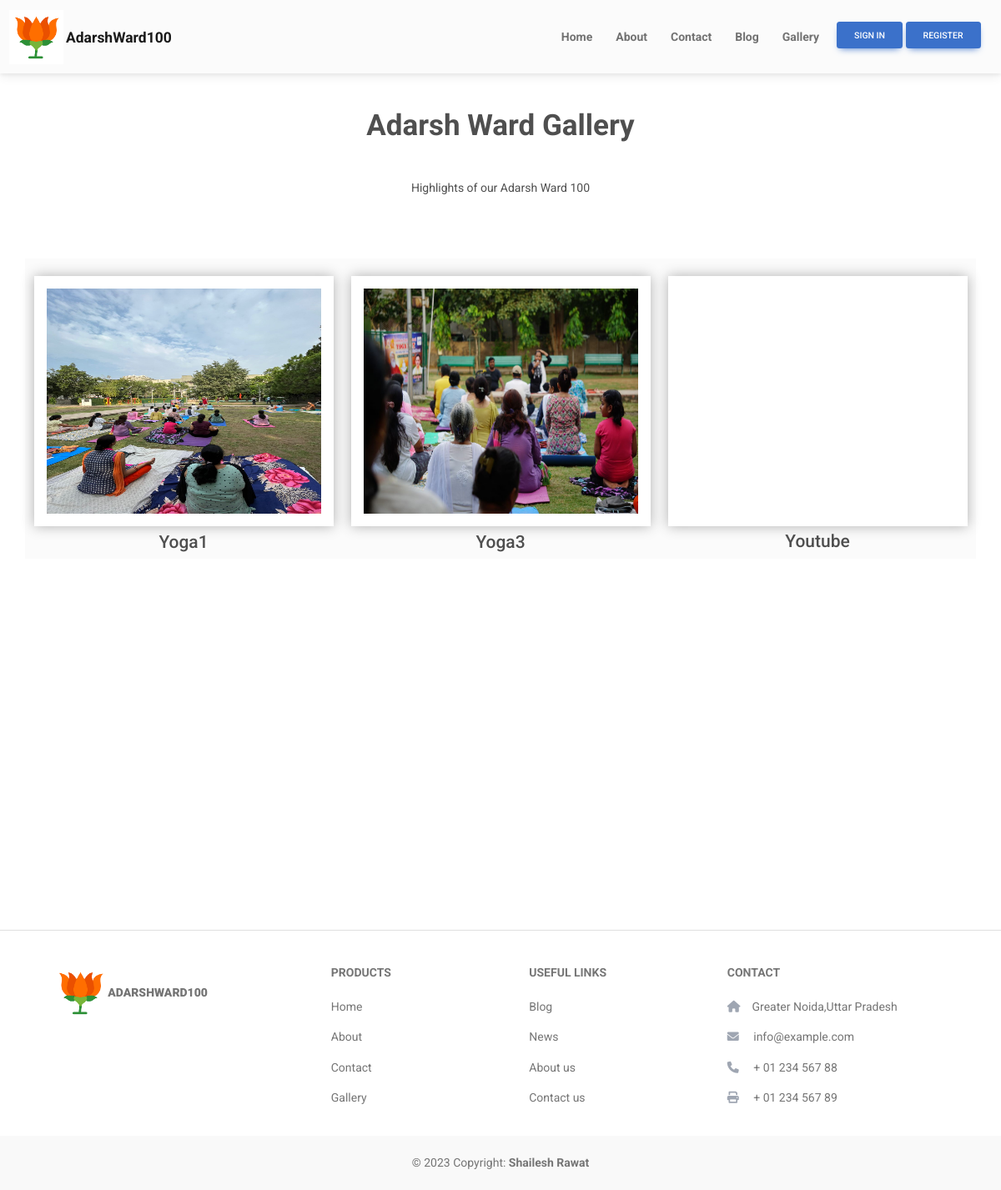
Page /gallery/ on the committed database.
### core/models.py (models this page shows, shortened)
class Navbar(models.Model):
    title = models.CharField(max_length=120)
    page = models.ForeignKey(Page, on_delete=models.CASCADE, related_name="page")
    sub_menu = models.ManyToManyField(Page, related_name="sub_menu", null=True, blank=True)

class Page(models.Model):
    title = models.CharField(max_length=120)
    urls = models.CharField(max_length=200)
    content = RichTextField()

class Gallery(models.Model):
    title = models.CharField(max_length=120)
    on_gallery = models.BooleanField(default=False)
    on_home_slider = models.BooleanField(default=False)
    embed_url = models.TextField(blank=True, null=True)
    image = models.ImageField(upload_to='gallery/', blank=True, null=True)
    class Meta:
        ordering = ['on_gallery']

### core/views.py (the view)
# urls.py: path('gallery/', views.gallery, name="gallery"),
def gallery(request):
    gallery = Gallery.objects.filter(on_gallery=True)
    page = Page.objects.filter(title="Gallery").first()
    context = {
        'gallery': gallery,
        'page': page
    }
    return render(request, 'gallery.html', context)

### core/context_processors.py (called while the page is built)
def navbar(request):
    nav_obj = Navbar.objects.all()
    return {'nav_obj': nav_obj}

### core/templates/gallery.html (shortened to what this page needs)
{% extends 'base.html' %}
{% load static %}
{% block content %}
<link rel="stylesheet" type="text/css" href="{% static 'assets/css/stylegallery.css' %}">
<header>
   <div class="container px-4 text-center mt-5">
     <h1 class="fw-bolder mb-5">Adarsh Ward Gallery</h1>
     <p class="lead">{{page.content|safe}}</p>
   </div>
 </header>
  <section class="gallery min-vh-100">
     <div class="container-lg bg-light">
        <div class="row gy-4 row-cols-1 row-cols-sm-2 row-cols-md-3">
         {% for gal in gallery %}
         {% if gal.image%}
           <div class="col">
              <img src="{{gal.image.url}}" class="gallery-item" name="{{gal.title}}" alt="gallery">
              <h4 class="text-center mt-2">{{gal.title|capfirst}}</h4>
           </div>
          {% endif %}
          {% if gal.embed_url %}
          <div class="col embed-video">
           {{gal.embed_url|safe}}
           <h4 class="text-center">{{gal.title|capfirst}}</h4>
          </div>
          {% endif %}
         {% endfor %}
        </div>
     </div>
  </section>
{% endblock content %}

### core/templates/base.html (shortened to what this page needs)
{% load static %}
<!doctype html>
<html lang="en">
<head>
  <link href="https://cdn.jsdelivr.net/npm/bootstrap@5.0.2/dist/css/bootstrap.min.css" rel="stylesheet">
  <link rel="stylesheet" href="{% static 'assets/css/style.css'%}">
  <link href="https://cdnjs.cloudflare.com/ajax/libs/mdb-ui-kit/6.3.0/mdb.min.css" rel="stylesheet" />
  <link
  href="https://cdnjs.cloudflare.com/ajax/libs/font-awesome/6.0.0/css/all.min.css"
  rel="stylesheet"
  />
  <link href="https://maxcdn.bootstrapcdn.com/font-awesome/4.7.0/css/font-awesome.min.css" rel="stylesheet" />
</head>
<body>
  <nav class="navbar navbar-expand-lg navbar-light bg-light">
    <div class="container-fluid">
      <a class="navbar-brand" href="/"><img src="{% static 'assets/img/logo/BJP.png' %}" alt="" height="65"
        class="d-inline-block align-text-top"><b>AdarshWard100</b></a>
      <div class="collapse navbar-collapse justify-content-end" id="navbarNav">
        <ul class="navbar-nav">
          {% for nav in nav_obj %}
          {% if nav.sub_menu.count == 0 %}
          <li class="nav-item me-3">
            <a class="nav-link" aria-current="page" href="{{nav.page.urls}}"><strong>{{nav.title|capfirst}}</strong></a>
          </li>
          {% endif %}
          {% endfor %}
          <li class="nav-item dropdown me-3">
            {% if user.is_authenticated %}
            <div class="dropdown">
              <button
                class="btn btn-primary dropdown-toggle"
                type="button"
                id="dropdownMenuButton"
                data-mdb-toggle="dropdown"
                aria-expanded="false"
              >
                <svg xmlns="http://www.w3.org/2000/svg" width="16" height="16" fill="currentColor" class="bi bi-person-circle" viewBox="0 0 16 16">
                <path d="M11 6a3 3 0 1 1-6 0 3 3 0 0 1 6 0z"></path>
                <path fill-rule="evenodd" d="M0 8a8 8 0 1 1 16 0A8 8 0 0 1 0 8zm8-7a7 7 0 0 0-5.468 11.37C3.242 11.226 4.805 10 8 10s4.757 1.225 5.468 2.37A7 7 0 0 0 8 1z"></path>
                </svg>
                {{user.first_name}}
              </button>
              <ul class="dropdown-menu" aria-labelledby="dropdownMenuButton">
                <li><a class="dropdown-item" href="/logout?redirect_to={{request.path}}">Logout</a></li>
              </ul>
            </div>
            {% else %}
            <button type="button" class="btn btn-primary" data-bs-toggle="modal" data-bs-target="#SignInModal">
              Sign In
            </button>
            <button type="button" class="btn btn-primary" data-bs-toggle="modal" data-bs-target="#SignUpModal">
              Register
            </button>
            {% endif %}
          </li>
        </ul>
      </div>
    </div>
  </nav>
  {% block content %}{% endblock content %}
<footer class="text-center text-lg-start bg-white text-muted">
  <section class="d-flex justify-content-center justify-content-lg-between p-4 border-bottom">
    <div class="me-5 d-none d-lg-block">
      <span>&nbsp;</span>
    </div>
  </section>
  <section class="">
    <div class="container text-center text-md-start mt-5">
      <div class="row mt-3">
        <div class="col-md-3 col-lg-4 col-xl-3 mx-auto mb-4">
          <h6 class="text-uppercase fw-bold mb-4">
            <a class="navbar-brand" href="/"><img src="{% static 'assets/img/logo/BJP.png' %}" alt="" height="65"
              class="d-inline-block align-text-top"><b>AdarshWard100</b></a>
          </h6>
        </div>
        <div class="col-md-2 col-lg-2 col-xl-2 mx-auto mb-4">
          <h6 class="text-uppercase fw-bold mb-4">
            Products
          </h6>
          <p>
            <a href="#!" class="text-reset">Home</a>
          </p>
          <p>
            <a href="#!" class="text-reset">About</a>
          </p>
          <p>
            <a href="#!" class="text-reset">Contact</a>
          </p>
          <p>
            <a href="#!" class="text-reset">Gallery</a>
          </p>
        </div>
        <div class="col-md-3 col-lg-2 col-xl-2 mx-auto mb-4">
          <h6 class="text-uppercase fw-bold mb-4">
            Useful links
          </h6>
          <p>
            <a href="#!" class="text-reset">Blog</a>
          </p>
          <p>
            <a href="#!" class="text-reset">News</a>
          </p>
          <p>
            <a href="#!" class="text-reset">About us</a>
          </p>
          <p>
            <a href="#!" class="text-reset">Contact us</a>
          </p>
        </div>
        <div class="col-md-4 col-lg-3 col-xl-3 mx-auto mb-md-0 mb-4">
          <h6 class="text-uppercase fw-bold mb-4">Contact</h6>
          <p><i class="fas fa-home me-3 text-secondary"></i>Greater Noida,Uttar Pradesh</p>
          <p>
            <i class="fas fa-envelope me-3 text-secondary"></i>
            info@example.com
          </p>
          <p><i class="fas fa-phone me-3 text-secondary"></i> + 01 234 567 88</p>
          <p><i class="fas fa-print me-3 text-secondary"></i> + 01 234 567 89</p>
        </div>
      </div>
    </div>
  </section>
  <div class="text-center p-4" style="background-color: rgba(0, 0, 0, 0.025);">
    © 2023 Copyright:
    <a class="text-reset fw-bold" href="https://github.com/ShailRT">Shailesh Rawat</a>
  </div>
</footer>
</body>
</html>

### static/assets/css/style.css (style rules this page uses)
html { font-family: 'Poppins' !important; font-size: 14px !important; line-height: 1.42857143; color: #333; cursor: default; }
body { margin-top: 20px; }
.container { margin-top: 15%; }
.embed-video iframe { background-color: #ffffff; padding: 15px; box-shadow: 0 0 15px rgba(0,0,0,0.3); cursor: pointer; height: 300px; width: 100%; }

### static/assets/css/stylegallery.css (style rules this page uses)
.gallery { padding: 80px 0; }
.gallery img { background-color: #ffffff; padding: 15px; width: 100%; box-shadow: 0 0 15px rgba(0,0,0,0.3); cursor: pointer; max-width: 100%; height: 300px; }

### rows in the picture
Navbar: title "Home"
Navbar: title "About"
Navbar: title "Contact"
Navbar: title "Blog"
Navbar: title "Gallery"
Page: content "Highlights of our Adarsh Ward 100"
Gallery: image (picture), title "Yoga1"
Gallery: image (picture), title "Yoga3"
Gallery: title "Youtube"
